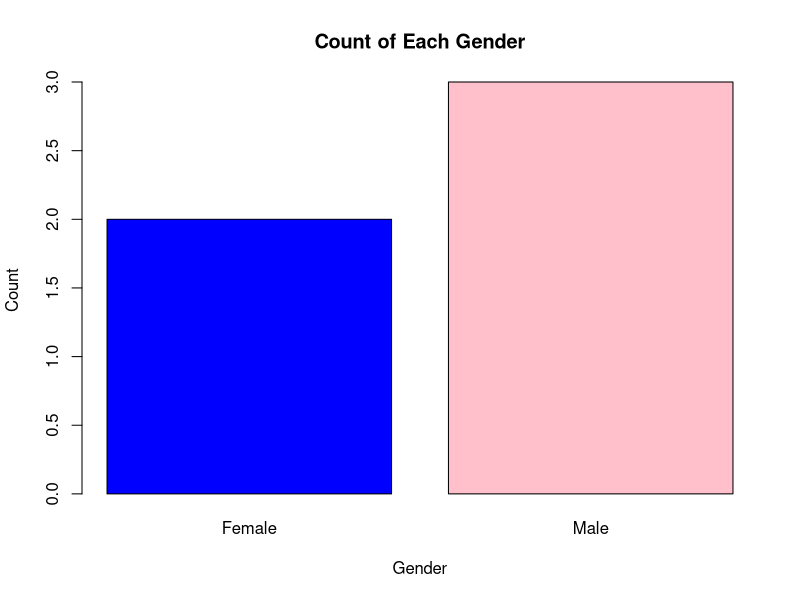
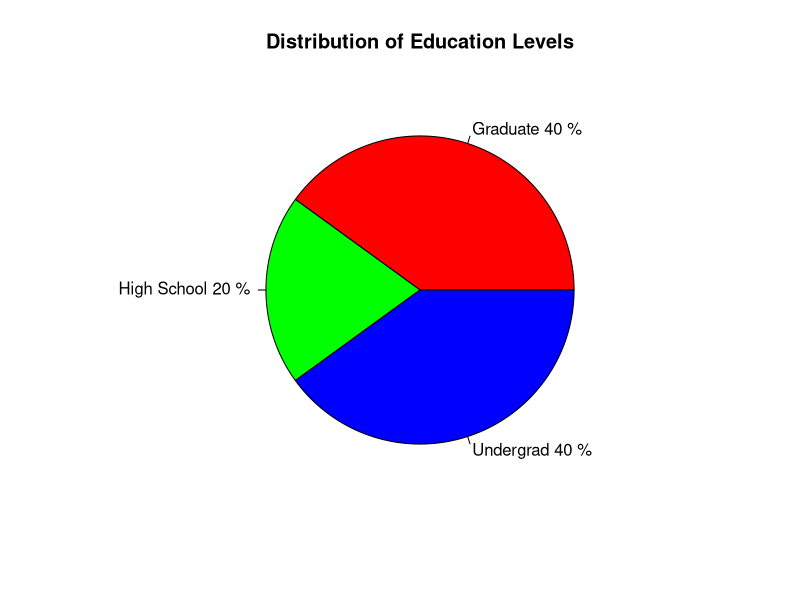
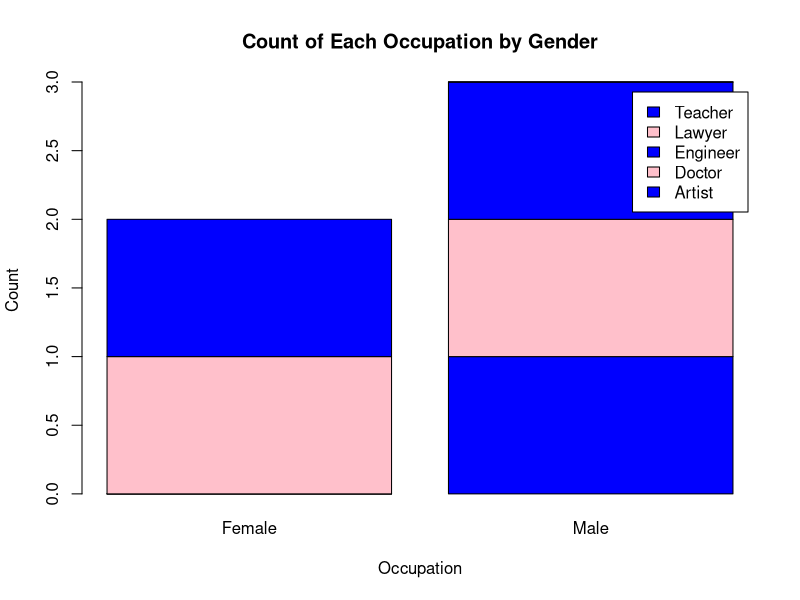
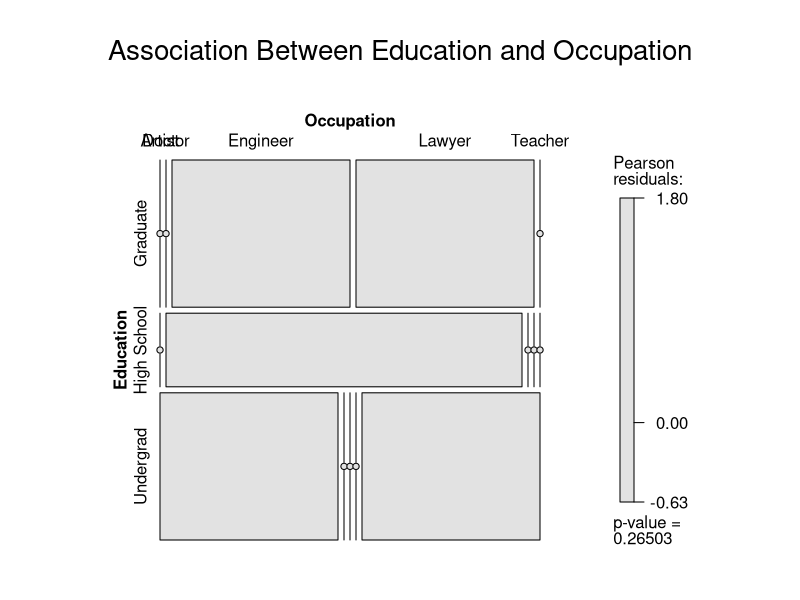
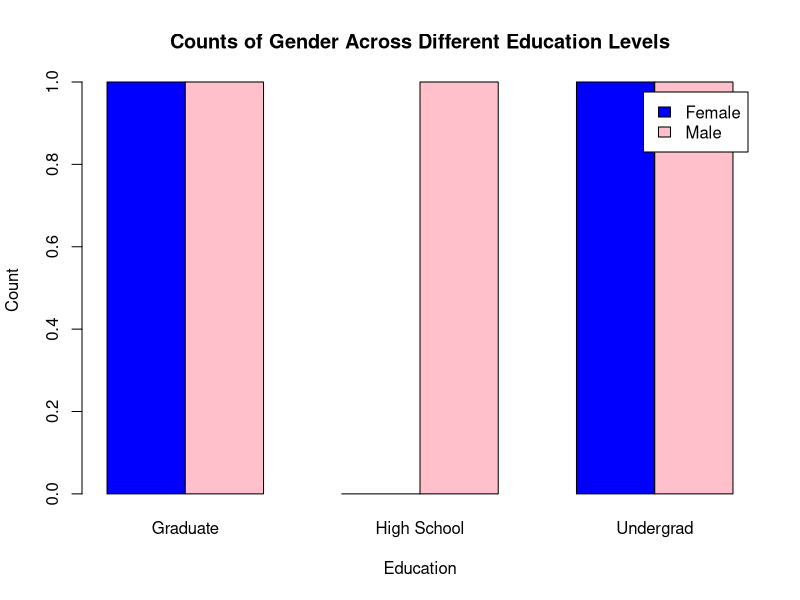

These charts were generated, in order, by the following R code:
# Creating the data frame
df <- data.frame(
  ID = c(1, 2, 3, 4, 5),
  Gender = c("Male", "Female", "Male", "Female", "Male"),
  Education = c("Graduate", "Undergrad", "High School", "Graduate", "Undergrad"),
  Occupation = c("Engineer", "Teacher", "Doctor", "Lawyer", "Artist")
)

# Bar plot showing the count of each Gender
barplot(table(df$Gender), main="Count of Each Gender", 
        xlab="Gender", ylab="Count", col=c("blue", "pink"))
# Pie chart representing the distribution of Education levels with percentage values
education_counts <- table(df$Education)
education_percentages <- round(100 * education_counts / sum(education_counts), 1)
education_labels <- paste(names(education_counts), education_percentages, "%")

pie(education_counts, labels = education_labels, main = "Distribution of Education Levels", 
    col = rainbow(length(education_counts)))
# Stacked bar plot showing the count of each Occupation by Gender
occupation_gender <- table(df$Occupation, df$Gender)
barplot(occupation_gender, main="Count of Each Occupation by Gender", 
        xlab="Occupation", ylab="Count", col=c("blue", "pink"), legend=rownames(occupation_gender))
# Mosaic plot to visualize the association between Education and Occupation
library(vcd)
mosaic(~ Education + Occupation, data=df, shade=TRUE, 
       main="Association Between Education and Occupation")
# Grouped bar plot showing counts of Gender across different Education levels
gender_education <- table(df$Gender, df$Education)
barplot(gender_education, beside=TRUE, main="Counts of Gender Across Different Education Levels", 
        xlab="Education", ylab="Count", col=c("blue", "pink"), legend=rownames(gender_education))
